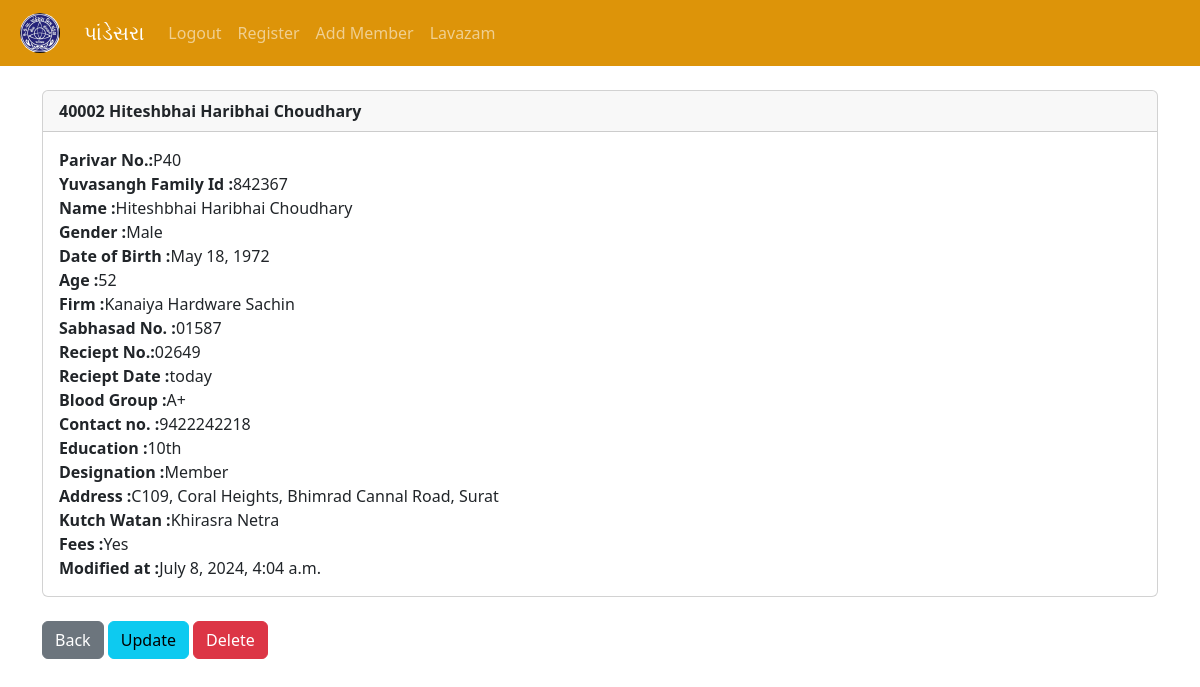
/record/40002 (signed in), run on the app's committed database.
### PandesaraMMApp/models.py (models this page shows, shortened)
class Record(models.Model):
    created_at = models.DateTimeField(auto_now_add=True)
    id_no = models.CharField(max_length = 10,primary_key =True)
    parivar_no = models.CharField(max_length=10)
    family_id = models.CharField(max_length = 10,null=True)
    name = models.CharField(max_length=100)
    gender = models.CharField(max_length=15)
    dob = models.DateField()
    age = models.IntegerField()
    firm = models.CharField(max_length=500)
    blood_group = models.CharField(max_length=5)
    contact_no = models.CharField(max_length = 10)
    education = models.CharField(max_length = 100)
    address = models.CharField(max_length = 500)
    fees = models.CharField(max_length = 5)
    designation = models.CharField(max_length=100)
    sabhasad_no = models.CharField(max_length=10,null=True)
    reciept_no = models.CharField(max_length=10,null=True)
    reciept_date = models.CharField(max_length=20,null=True)
    kutch_watan = models.CharField(max_length=100)

### PandesaraMMApp/views.py (the view)
# urls.py: path('record/<int:pk>',views.member_record, name='record'),
def member_record(request, pk):
    if request.user.is_authenticated:
        member_record = Record.objects.get(id_no = pk)
        def age_calculator(birthdate):
            today = datetime.date.today()
            age = (today - birthdate) // datetime.timedelta(days=365.2425)
            return age
        birthdate = member_record.dob
        calculated_age = age_calculator(birthdate)
        member_record.age = calculated_age
        member_record.save()
        return render(request, 'record.html', {'member_record':member_record})
    else:
        messages.success(request, 'You must be logged in to view that page!!!')
        return redirect('home')

### PandesaraMMApp/templates/record.html
{% extends "base.html" %}
{% block content %}
<div class="card">
    <div class="card-header">
        <strong>{{ member_record.id_no }} {{ member_record.name }} </strong>
    </div>
    <div class="card-body">
    <p class="card-text">
        <strong>Parivar No.:</strong>{{ member_record.parivar_no }}<br/>
        <strong>Yuvasangh Family Id :</strong>{{ member_record.family_id }}<br/>
        <strong>Name :</strong>{{ member_record.name }}<br/>
        <strong>Gender :</strong>{{ member_record.gender}}<br/>
        <strong>Date of Birth :</strong>{{ member_record.dob }}<br/>
        <strong>Age :</strong>{{ member_record.age }}<br/>
        <strong>Firm :</strong>{{ member_record.firm }}<br/>
        <strong>Sabhasad No. :</strong>{{ member_record.sabhasad_no }}<br/>
        <strong>Reciept No.:</strong>{{ member_record.reciept_no }}<br/>
        <strong>Reciept Date :</strong>{{ member_record.reciept_date }}<br/>
        <strong>Blood Group :</strong>{{ member_record.blood_group }}<br/>
        <strong>Contact no. :</strong>{{ member_record.contact_no}}<br/>
        <strong>Education :</strong>{{ member_record.education }}<br/>
        <strong>Designation :</strong>{{ member_record.designation }}<br/>
        <strong>Address :</strong>{{ member_record.address }}<br/>
        <strong>Kutch Watan :</strong>{{ member_record.kutch_watan }}<br/>
        <strong>Fees :</strong>{{ member_record.fees }}<br/>
        <strong>Modified at :</strong>{{ member_record.created_at }}<br/>
    </p>
    </div>
</div>
<br>
<a href="{% url 'home' %}" class="btn btn-secondary">Back</a>
<a href="{% url 'update_record' member_record.id_no %}" class="btn btn-info">Update</a>
<a href="{% url 'delete_record' member_record.id_no %}" class="btn btn-danger">Delete</a>
{% endblock %}

### data on the page
Record: id_no "40002", name "Hiteshbhai Haribhai Choudhary", parivar_no "P40", family_id "842367", gender "Male", dob "May 18, 1972", age "52", firm "Kanaiya Hardware Sachin", sabhasad_no "01587", reciept_no "02649", reciept_date "today", blood_group "A+", contact_no "9422242218", education "10th", designation "Member", address "C109, Coral Heights, Bhimrad Cannal Road, Surat", kutch_watan "Khirasra Netra", fees "Yes", created_at "July 8, 2024, 4:04 a.m."
